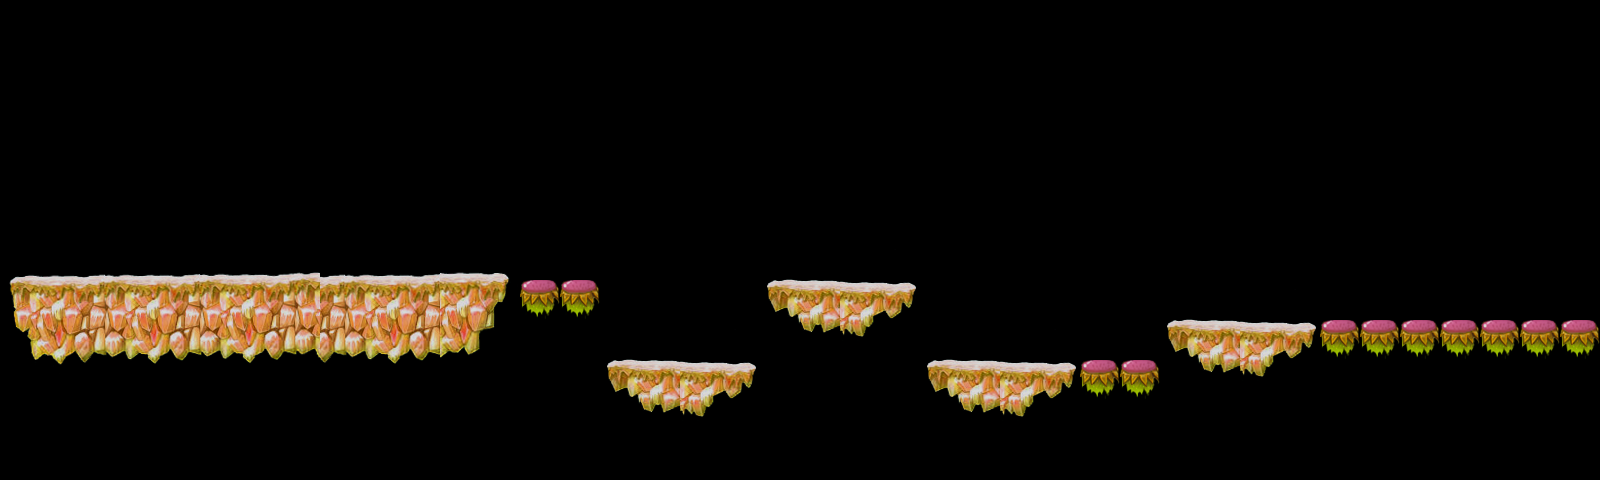

This is a level from a 2D game, rendered from its Tiled map with the project's own tilesets. A one-line summary and the map file follow, with tile-layer data summarised:
An orthogonal 40x12 tile map with 40x40 px tiles, 3 tile layers (terrain1, decorate, protect), 1 hidden layer not drawn and 24 objects (10x 0, 8x c1, 5x 1, 2).

<map version="1.0" orientation="orthogonal" width="40" height="12" tilewidth="40" tileheight="40">
 <tileset firstgid="1" name="forest" tilewidth="40" tileheight="40">
  <image source="forest.png" width="1600" height="400" />
 </tileset>
 <layer name="terrain1" width="40" height="12">
  <data>[480 cells, 100 non-empty, 52 distinct tile ids]</data>
 </layer>
 <layer name="terrain2" width="40" height="12" visible="0">
  <data>[480 cells, 0 non-empty, 0 distinct tile ids]</data>
 </layer>
 <layer name="decorate" width="40" height="12">
  <data>[480 cells, 6 non-empty, 6 distinct tile ids]</data>
 </layer>
 <layer name="protect" width="40" height="12">
  <data>[480 cells, 11 non-empty, 1 distinct tile ids]</data>
 </layer>
 <objectgroup name="collision" width="40" height="12">
  <object name="c1" x="0" y="280" width="520" height="200" />
  <object name="c1" x="600" y="360" width="160" height="120" />
  <object name="c1" x="760" y="280" width="160" height="200" />
  <object name="c1" x="920" y="360" width="160" height="120" />
  <object name="c1" x="1160" y="320" width="160" height="160" />
 </objectgroup>
 <objectgroup name="collision1" width="40" height="12">
  <object name="c1" x="520" y="280" width="80" height="200" />
  <object name="c1" x="1080" y="360" width="80" height="120" />
  <object name="c1" x="1320" y="320" width="280" height="160" />
 </objectgroup>
 <objectgroup name="items" width="40" height="12">
  <object type="1" x="520" y="160" width="40" height="40" />
  <object type="0" x="480" y="200" width="40" height="40" />
  <object type="0" x="440" y="240" width="40" height="40" />
  <object type="0" x="200" y="240" width="40" height="40" />
  <object type="0" x="160" y="240" width="40" height="40" />
  <object type="0" x="120" y="240" width="40" height="40" />
  <object type="0" x="240" y="200" width="40" height="40" />
  <object type="0" x="280" y="200" width="40" height="40" />
  <object type="0" x="320" y="240" width="40" height="40" />
  <object type="0" x="360" y="240" width="40" height="40" />
  <object type="0" x="400" y="240" width="40" height="40" />
  <object type="2" x="1000" y="80" width="40" height="40" />
 </objectgroup>
 <objectgroup name="enemy" width="40" height="12" />
 <objectgroup name="obstacle" width="40" height="12">
  <object type="1" x="600" y="280" width="80" height="80" />
  <object type="1" x="680" y="280" width="80" height="80" />
  <object type="1" x="920" y="280" width="80" height="80" />
  <object type="1" x="1000" y="280" width="80" height="80" />
 </objectgroup>
</map>
